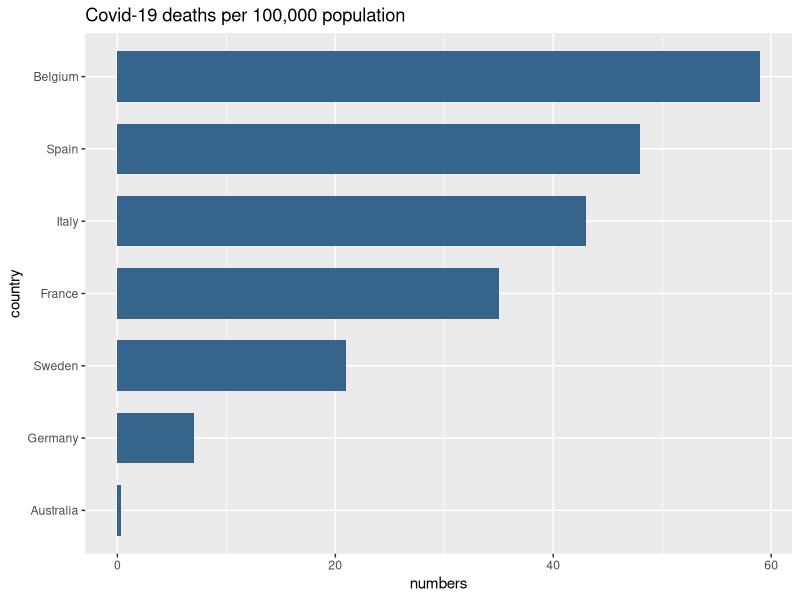

Source code (R):
library(ggplot2)

data <- data.frame(country <- c("Belgium", "Spain", "Italy", "France", "Sweden", "Germany", "Australia"), number <- c(59,48,43,35,21,7,0.33))

data_plot <- ggplot(data, aes(x=reorder(country, +number), y=number))+
              geom_bar(stat="identity", fill="steelblue4", width=0.7)+
              coord_flip()

print(data_plot + labs(title= "Covid-19 deaths per 100,000 population", y="numbers", x="country"))
